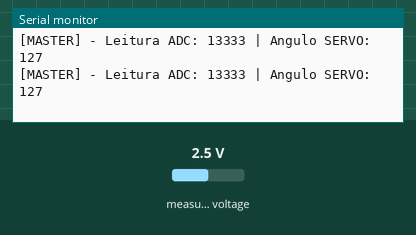
Simulated run of this sketch. Board: ESP32. Shown: the last lines printed to the serial monitor. The inputs (shaded band) are chosen by the test bench; at power-on: measured voltage 2.5 V.

Above: at 1.2 s.
1.3 s: measured voltage set to 0.1 V
At 2.0 s:
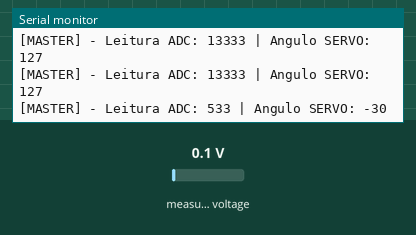
2.8 s: measured voltage set to 1.2 V
At 3.5 s:
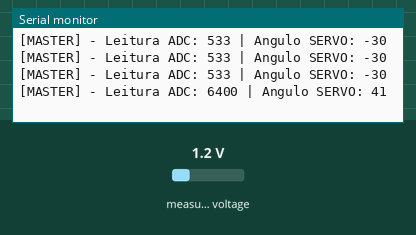
Timing chart, 0 to 5.8 s (numbered marks = the images above; inputs shaded):
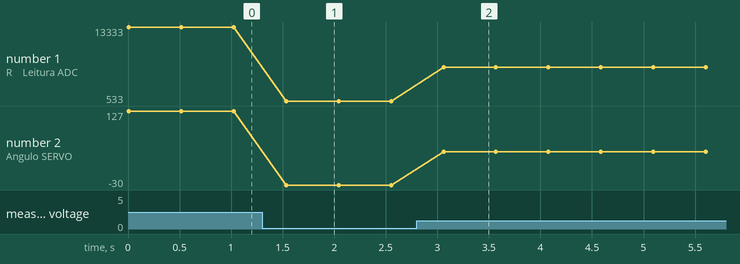

The sketch:

SERVO_V2_ADC.ino
```cpp
#include <Adafruit_ADS1X15.h>

Adafruit_ADS1115 ads;  /* Use this for the 16-bit version */
// Adafruit_ADS1015 ads;     /* Use this for the 12-bit version */

void setup(void)
{
  Serial.begin(9600);
  Serial.println("Inicializando ADS");

  if (!ads.begin()) {
    Serial.println("Falha ao inicializar o ADS.");
    while (1);
  }
}

void loop(void)
{
  int16_t adc0;
  int angulo;

  adc0 = ads.readADC_SingleEnded(0);
  angulo = map(adc0, 3000, 17600, 0, 180);

  Serial.printf("[MASTER] - Leitura ADC: %d | Angulo SERVO: %d\n", adc0, angulo);
  delay(500);
}
```

Measured:
- after the input at 1.3 s, the serial monitor: prints a new line after 0.23 s (image 1)
- after the input at 2.8 s, the serial monitor: prints a new line after 0.26 s (image 2)
- plotted number 1: 13333 → 533 after the input at 1.3 s, 533 → 6400 after the input at 2.8 s
- plotted number 2: 127 → -30 after the input at 1.3 s, -30 → 41 after the input at 2.8 s
